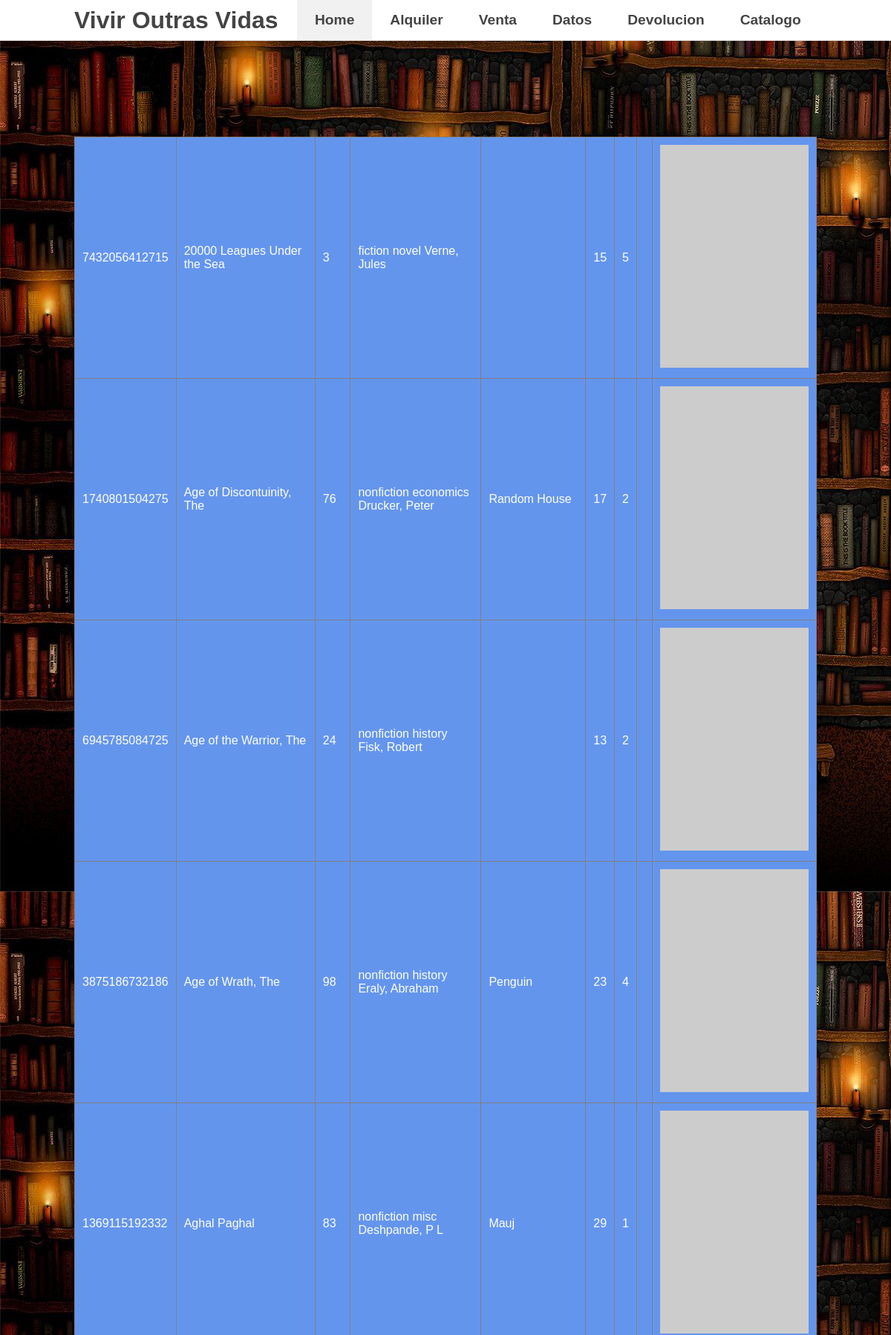
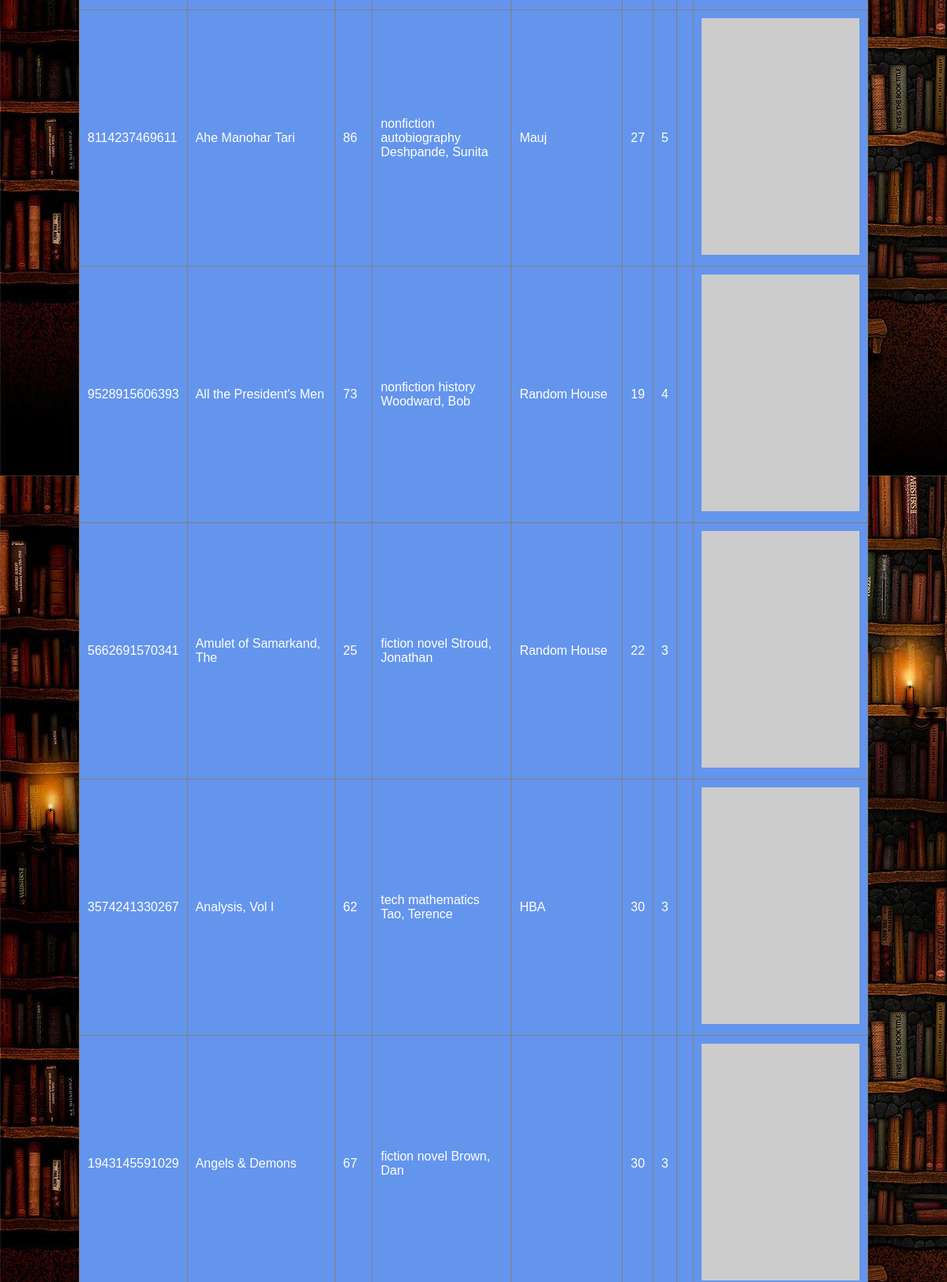
The app's page /IAWM-PROYECTO/sitio/panel_usuario.php (upper part) with its own data (2 pictures, top to bottom).
### tables this page shows
CREATE TABLE `libro_aluguer` (
  `ISBN` varchar(18) PRIMARY KEY,
  `titulo` varchar(50),
  `cantidade` int,
  `descripcion` varchar(100),
  `editorial` varchar(24),
  `prezo` int,
  `prezo_aluguer` int,
  `foto` varchar(1000)
);

### IAWM-PROYECTO/sitio/panel_usuario.php (the view, shortened to what this page needs)
<!DOCTYPE html>
<html lang="en">
  <head>
    <link rel="stylesheet" type="text/css" href="./css/flexnav.css">
    <link rel="stylesheet" type="text/css" href="./css/demo.css">
    <link rel="stylesheet" href="css/login.css">
  </head>
  <body>
    <div id="nav-background">
      <div id="nav-container">
        <header id="nav-header">
          <h1><a href="#" id="nav-logo">Vivir Outras Vidas</a></h1>
        </header>
        <nav>
          <ul class="nav-ul hide-ul">
            <li><a class="nav-link active-link" href="#">Home</a></li>
            <li><a class="nav-link" href="#">Alquiler</a></li>
            <li><a class="nav-link" href="#">Venta</a></li>
            <li><a class="nav-link" href="#">Datos</a></li>
            <li><a class="nav-link" href="#">Devolucion</a></li>
            <li><a class="nav-link" href="#">Catalogo</a></li>
          </ul>
        </nav>
      </div>
    </div>
    <div id="main-content">
      <article class="main-article"><?php
include 'php/mysqlcon.php';
$sql = "SELECT * FROM libro_aluguer ORDER BY titulo";
$result = mysqli_query($conn, $sql);
echo "<br>";
echo "<table border='1' style='margin-top: 15%';>";
while ($row = mysqli_fetch_assoc($result)) {
    echo "<tr>";
    foreach ($row as $field => $value) {
        echo "<td>" . $value . "</td>";
    }
    echo "<td> <img src='https://picsum.photos/200/300'> </td>" ;
    echo "</tr>";
}
echo "</table>";
?>
      </article>
    </div>
  </body>
</html>

### IAWM-PROYECTO/sitio/css/flexnav.css (style rules this page uses)
body, p, h1, h2, h3, h4, ul, li { margin: 0; padding: 0; }
body { max-height: 100vh; }
#nav-container > nav > ul { list-style-type: none; }
#nav-background { position: fixed; top: 0; z-index: 9000; width: 100%; background-color: white; border-bottom: 1px solid #ddd; }
#nav-container { display: -webkit-box; display: -webkit-flex; display: -ms-flexbox; display: flex; max-width: 1000px; margin: 0 auto; -webkit-box-pack: justify; -webkit-justify-content: space-between; -ms-flex-pack: justify; justify-content: space-between; font-family: Arial, Helvetica, sans-serif; align-items: center; }
#nav-header { display: -webkit-box; display: -webkit-flex; display: -ms-flexbox; display: flex; -webkit-box-pack: justify; -webkit-justify-content: space-between; -ms-flex-pack: justify; justify-content: space-between; -webkit-box-align: center; -webkit-align-items: center; -ms-flex-align: center; align-items: center; }
#nav-logo { color: #444; text-decoration: none; }
.nav-ul { display: -webkit-box; display: -webkit-flex; display: -ms-flexbox; display: flex; max-width: 700px; }
.nav-ul > li { display: -webkit-box; display: -webkit-flex; display: -ms-flexbox; display: flex; }
.nav-link { -webkit-box-flex: 1; -webkit-flex: 1; -ms-flex: 1; flex: 1; color: #444; text-decoration: none; font-weight: 600; font-size: 1.2rem; -webkit-transition: 200ms; transition: 200ms; }
.active-link { background-color: #f1f1f1; }
@media screen and (min-width: 701px) { .nav-link { flex-basis: auto; padding: 1rem 1.5rem; } }

### IAWM-PROYECTO/sitio/css/demo.css (style rules this page uses)
html { font-family: Arial, Helvetica, sans-serif; }
h1, h2, h3 { color: #444; }
#main-content { max-width: 1032px; width: 100%; padding-top: 1rem; margin: 0 auto; }
.main-article { padding: 0 1rem; }

### IAWM-PROYECTO/sitio/css/login.css (style rules this page uses)
.formulario,table,tr,td { padding: 10px; border-collapse: collapse; }
td { background-color: cornflowerblue; color: white; }
body { background-image: url(/img/background.jpg); }

### records on screen
libro_aluguer: ISBN "7432056412715", titulo "20000 Leagues Under the Sea", cantidade "3", descripcion "fiction novel Verne, Jules", prezo "15", prezo_aluguer "5"
libro_aluguer: ISBN "1740801504275", titulo "Age of Discontuinity, The", cantidade "76", descripcion "nonfiction economics Drucker, Peter", editorial "Random House", prezo "17", prezo_aluguer "2"
libro_aluguer: ISBN "6945785084725", titulo "Age of the Warrior, The", cantidade "24", descripcion "nonfiction history Fisk, Robert", prezo "13", prezo_aluguer "2"
libro_aluguer: ISBN "3875186732186", titulo "Age of Wrath, The", cantidade "98", descripcion "nonfiction history Eraly, Abraham", editorial "Penguin", prezo "23", prezo_aluguer "4"
libro_aluguer: ISBN "1369115192332", titulo "Aghal Paghal", cantidade "83", descripcion "nonfiction misc Deshpande, P L", editorial "Mauj", prezo "29", prezo_aluguer "1"
libro_aluguer: ISBN "8114237469611", titulo "Ahe Manohar Tari", cantidade "86", descripcion "nonfiction autobiography Deshpande, Sunita", editorial "Mauj", prezo "27", prezo_aluguer "5"
libro_aluguer: ISBN "9528915606393", titulo "All the President's Men", cantidade "73", descripcion "nonfiction history Woodward, Bob", editorial "Random House", prezo "19", prezo_aluguer "4"
libro_aluguer: ISBN "5662691570341", titulo "Amulet of Samarkand, The", cantidade "25", descripcion "fiction novel Stroud, Jonathan", editorial "Random House", prezo "22", prezo_aluguer "3"
libro_aluguer: ISBN "3574241330267", titulo "Analysis, Vol I", cantidade "62", descripcion "tech mathematics Tao, Terence", editorial "HBA", prezo "30", prezo_aluguer "3"
libro_aluguer: ISBN "1943145591029", titulo "Angels & Demons", cantidade "67", descripcion "fiction novel Brown, Dan", prezo "30", prezo_aluguer "3"
